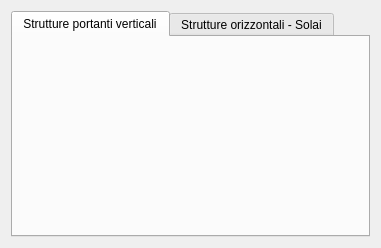
<?xml version="1.0" encoding="UTF-8"?>
<ui version="4.0">
 <class>Form</class>
 <widget class="QWidget" name="Form">
  <property name="geometry">
   <rect>
    <x>0</x>
    <y>0</y>
    <width>381</width>
    <height>248</height>
   </rect>
  </property>
  <property name="windowTitle">
   <string>Form</string>
  </property>
  <layout class="QGridLayout" name="gridLayout">
   <item row="0" column="0">
    <widget class="QTabWidget" name="tabWidget">
     <property name="currentIndex">
      <number>0</number>
     </property>
     <widget class="WdgStrutturePortantiVerticali" name="STRUTTURE_PORTANTI_VERTICALIID">
      <attribute name="title">
       <string>Strutture portanti verticali</string>
      </attribute>
     </widget>
     <widget class="MultiTabStruttureOrizzontaliSolai" name="STRUTTURE_ORIZZONTALI_SOLAI">
      <attribute name="title">
       <string>Strutture orizzontali - Solai</string>
      </attribute>
     </widget>
    </widget>
   </item>
  </layout>
 </widget>
 <customwidgets>
  <customwidget>
   <class>MultiTabStruttureOrizzontaliSolai</class>
   <extends>QWidget</extends>
   <header>..MultiTabStruttureOrizzontaliSolai</header>
   <container>1</container>
  </customwidget>
  <customwidget>
   <class>WdgStrutturePortantiVerticali</class>
   <extends>QWidget</extends>
   <header>..WdgStrutturePortantiVerticali</header>
   <container>1</container>
  </customwidget>
 </customwidgets>
 <resources/>
 <connections/>
</ui>
